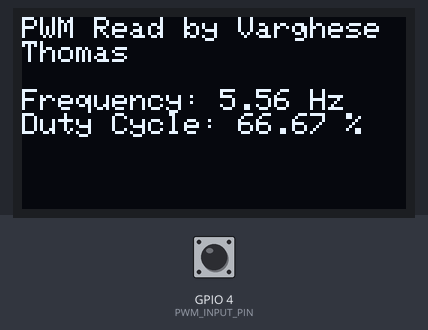
A sketch run on a simulated Seeed XIAO ESP32-S3. On the bench: 128×64 one-colour display. Inputs (shaded band) come from the test bench; at power-on: GPIO 4 (PWM_INPUT_PIN) LOW. WiFi joins after 1.5 s; servers stay silent unless stated; no MQTT or app messages arrive unless stated; what the sketch prints to the serial monitor is not drawn.

2.8 s: GPIO 4 (PWM_INPUT_PIN) pulsed HIGH 2 times (0.12 s each, 0.3 s apart)
Above: at 3.8 s.
Timing chart, 0 to 5.8 s (numbered marks = the images above; inputs shaded):
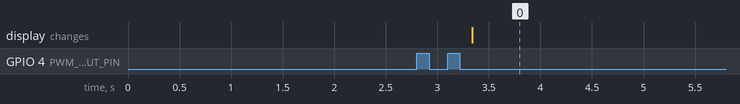

The sketch:

ESP32_MQTT_PWM_OLED.ino
```cpp
#include <Wire.h>
#include <Adafruit_GFX.h>
#include <Adafruit_SSD1306.h>
#include <WiFi.h>
#include <PubSubClient.h>

#define PWM_INPUT_PIN 4 // GPIO pin for PWM input

// Wi-Fi Credentials
const char* ssid = "WIFI SSID";
const char* password = "WIFI PASSWORD";

// MQTT Broker Details
const char* mqtt_server = "test.mosquitto.org";
const int mqtt_port = 1883;
const char* mqtt_topic = "pwmdatavonVarghese/pwm_data"; // Topic to publish

WiFiClient espClient;
PubSubClient client(espClient);

// I2C pins for Seeed XIAO ESP32-S3
#define sda_pin 5
#define scl_pin 6
// OLED settings
#define oled_width 128
#define oled_height 64
#define oled_i2c_address 0x3C
Adafruit_SSD1306 display(oled_width, oled_height, &Wire, -1);

volatile unsigned long risingedgetime = 0;
volatile unsigned long fallingedgetime = 0;
volatile unsigned long lastperiod = 0;
volatile unsigned long lasthightime = 0;
volatile bool newvalue = false;

void IRAM_ATTR handleinterrupt() {
    unsigned long now = micros();

    if (digitalRead(PWM_INPUT_PIN) == HIGH) {
        risingedgetime = now;
        if (fallingedgetime > 0 && (risingedgetime > fallingedgetime)) {
            unsigned long period = risingedgetime - fallingedgetime;
            if (period > 500) {
                lastperiod = period;
            }
        }
    } else {
        fallingedgetime = now;
        if (risingedgetime > 0 && (fallingedgetime > risingedgetime)) {
            unsigned long highperiod = fallingedgetime - risingedgetime;
            if (highperiod < lastperiod) {
                lasthightime = highperiod;
                newvalue = true;
            }
        }
    }
}

void connectToWiFi() {
    WiFi.begin(ssid, password);
    while (WiFi.status() != WL_CONNECTED) {
        delay(500);
        Serial.println("Connecting to WiFi...");
    }
    Serial.println("Connected to WiFi");
}

void connectToMQTT() {
    while (!client.connected()) {
        Serial.println("Connecting to MQTT...");
        if (client.connect("ESP32_Client")) {
            Serial.println("Connected to MQTT broker");
        } else {
            Serial.print("Failed, rc=");
            Serial.print(client.state());
            Serial.println(" Retrying in 5 seconds...");
            delay(5000); //delay for 5 seconds
        }
    }
}

void setup() {
    Serial.begin(115200);

    // Initialize OLED display
    Wire.begin(sda_pin, scl_pin);
    if (!display.begin(SSD1306_SWITCHCAPVCC, oled_i2c_address)) {
        Serial.println(F("OLED initialization failed!"));
        while (1);
    }
    display.clearDisplay();
    display.setTextColor(SSD1306_WHITE);
    display.setCursor(0, 0);
    display.println("Starting...");
    display.display();

    // Connect to WiFi
    connectToWiFi();

    // Set up MQTT
    client.setServer(mqtt_server, mqtt_port);

    // Configure PWM input pin
    pinMode(PWM_INPUT_PIN, INPUT_PULLDOWN);
    attachInterrupt(digitalPinToInterrupt(PWM_INPUT_PIN), handleinterrupt, CHANGE);
}

void loop() {
    if (!client.connected()) {
        connectToMQTT();
    }
    client.loop();

    if (newvalue) {
        noInterrupts(); // Temporarily disable interrupts to safely read shared variables
        unsigned long period = lastperiod;
        unsigned long highTime = lasthightime;
        newvalue = false;
        interrupts();

        if (period > 0) {
            float frequency = 1000000.0 / period;
            float dutyCycle = (highTime * 100.0) / period;

            if (dutyCycle >= 0.0 && dutyCycle <= 100.0) {
                // Create JSON payload
                char payload[128];
                snprintf(payload, sizeof(payload), "{\"frequency\":%.2f,\"duty_cycle\":%.2f}", frequency, dutyCycle);

                // Publish JSON payload to MQTT topic
                client.publish(mqtt_topic, payload);

                // Display on OLED
                display.clearDisplay();
                display.setCursor(0, 0);
                display.setTextSize(1); // Adjust text size as needed
                display.printf("PWM Read by Varghese Thomas \n \n");
                display.printf("Frequency: %.2f Hz\n", frequency); // Print frequency to OLED
                display.printf("Duty Cycle: %.2f %%\n", dutyCycle); // Print duty cycle to OLED
                display.display(); // Update the OLED screen

                Serial.println(payload); // Print JSON payload to Serial Monitor
            }
        }
    }

    delay(100);
}
```

Measured:
- after the input at 2.8 s, the display: changes after 0.54 s (image 0)
